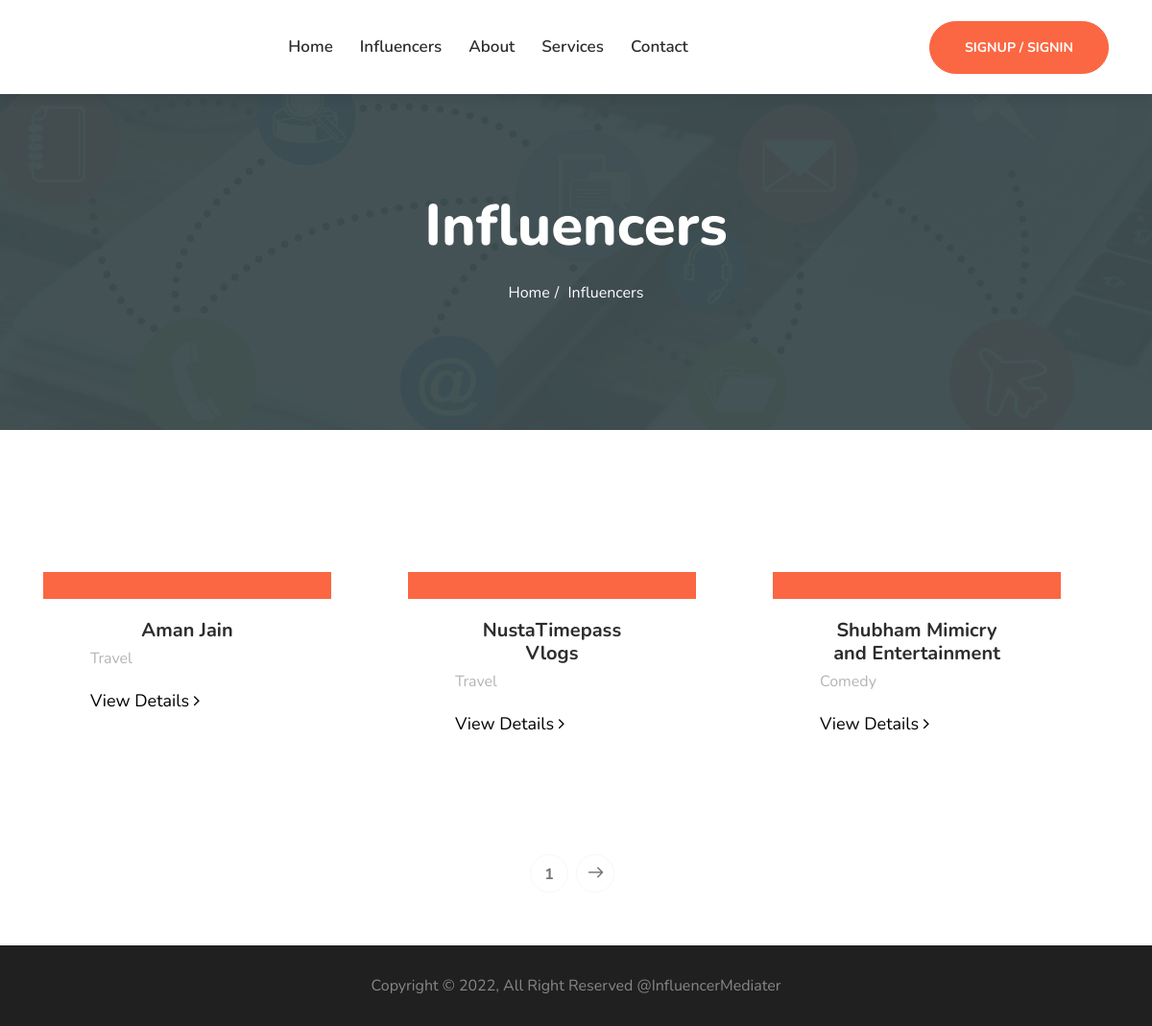
Screenshot of /influencers/ with the database file from the repository.
### influencers/models.py (models this page shows)
class Youtuber(models.Model):
    influencer_name = models.CharField(max_length=255)
    influencer_email = models.EmailField(default="example@gmail.com")
    youtube_channel_id = models.CharField(
        max_length=255, default="Add You Channel Id here"
    )
    influencer_short_description = models.TextField()
    profile_photo = models.ImageField(upload_to="media/ytubers/%Y/%m/")
    category = models.CharField(max_length=255)
    is_featured = models.BooleanField(default=False)
    created_date = models.DateTimeField(default=datetime.now, blank=True)

### influencers/views.py (the view)
# urls.py: path("influencers/", influencers, name="influencers"),
def influencers(request):
    all_tubers = Youtuber.objects.order_by("-created_date")
    paginator = Paginator(all_tubers, 3)
    page = request.GET.get("page")
    try:
        tubers = paginator.page(page)
    except PageNotAnInteger:
        tubers = paginator.page(1)
    except EmptyPage:
        tubers = paginator.page(all_tubers.num_pages)
    data = {
        "all_tubers": tubers,
    }
    return render(request, "influencers/influencers.html", data)

### templates/influencers/influencers.html (shortened to what this page needs)
{% extends "basefile.html" %}
{% load static %}
{% block content %}
<div id="banner-area" class="banner-area" style="background-image:url({% static 'images/banner/banner5.jpg' %})">
   <div class="container">
      <div class="row">
         <div class="col-sm-12">
            <div class="banner-heading">
               <h1 class="banner-title">Influencers</h1>
               <ol class="breadcrumb">
                  <li>Home</li>
                  <li>Influencers</li>
               </ol>
            </div>
         </div>
      </div>
   </div>
</div>
      <section id="main-container" class="main-container">
         <div class="container">
            <div class="row pt-5">
               {% for tuber in all_tubers %}
               <div class="col-md-4 text-center">
                  <div class="tw-case-study-box" style="width: 300px;height: auto;">
                     <div class="case-img study-bg-1">
                     </div>
                     <div class="casestudy-content">
                        <a href="#">
                           <h4>{{ tuber.influencer_name }}</h4>
                        </a>
                        <p>{{ tuber.category }}</p>
                        <a href="{% url 'influencer_details' tuber.id %}">
                           <p style="font-size:18px;color:black">View Details
                              <i class="fa fa-angle-right"></i>
                           </p>
                        </a>
                     </div>
                  </div>
               </div>
               {% endfor %}
            </div>
         </div>
</section>
<div class="paging text-center">
   <ul class="pagination justify-content-center">
      <li><a href="#">{{all_tubers.number}}</a></li>
      {% if all_tubers.has_next %}
      <li><a href="?page={{all_tubers.next_page_number}}" aria-label="Next"><i class="icon icon-arrow-right"></i></a>
      </li>
      {% endif %}
   </ul>
</div>
{% endblock %}

### rows the page displays
Youtuber: influencer_name "Aman Jain", category "Travel"
Youtuber: influencer_name "NustaTimepass Vlogs", category "Travel"
Youtuber: influencer_name "Shubham Mimicry and Entertainment", category "Comedy"

### other values shown
{{ all_tubers.number }} "1"
